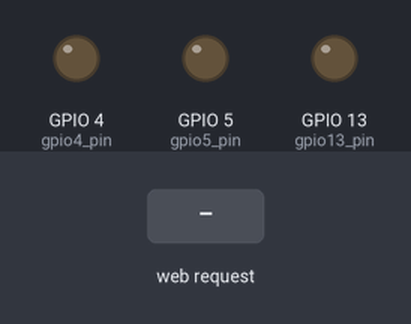
A sketch run on a simulated ESP8266 (NodeMCU). Shown: output pins drawn as LEDs (lit = HIGH). The test bench sets the inputs (shaded band). WiFi joins after 1.5 s; servers stay silent unless stated; what the sketch prints to the serial monitor is not drawn.

Above: at 3.7 s.
3.8 s: HTTP request GET /LED1On received
At 5.0 s:
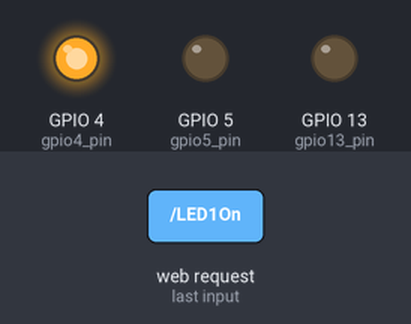
5.3 s: HTTP request GET /LED2On received
At 6.1 s:
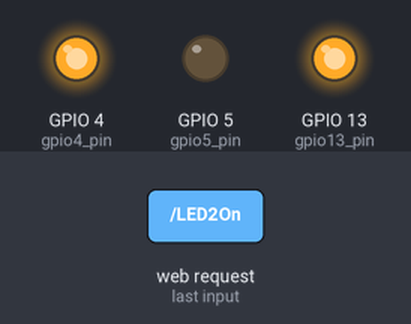
6.8 s: HTTP request GET /LED1Off received
At 7.3 s:
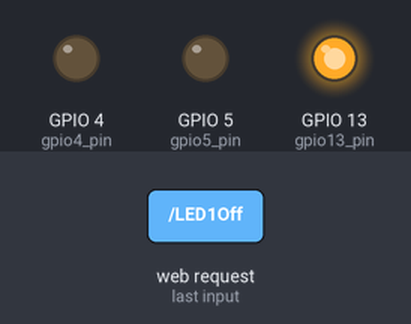
8.3 s: HTTP request GET /LED2Off received
At 9.6 s:
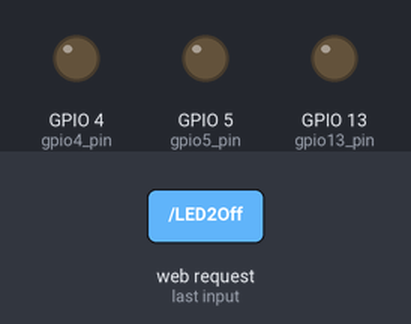
Timing chart, 0 to 10.8 s (numbered marks = the images above; inputs shaded):
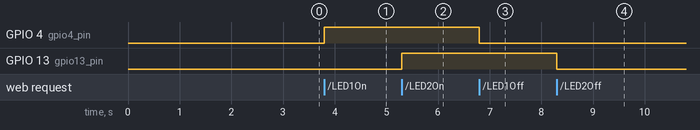

The sketch:

espwifiServer.ino
```cpp
#include <ESP8266WiFi.h>
#include <WiFiClient.h>
#include <ESP8266WebServer.h>
#include <ESP8266mDNS.h>

MDNSResponder mdns;

// Replace with your network credentials
const char* ssid = "Connectify-SAM";
const char* password = "BFORBALL";

ESP8266WebServer server(80);

String webPage = "";

int gpio13_pin = 13;
int gpio4_pin = 4;
int gpio5_pin = 5;

void setup(void){
  webPage += "<h1>My Web Server</h1><p>LED #1 <a href=\"LED1On\"><button>ON</button></a>&nbsp;<a href=\"LED1Off\"><button>OFF</button></a></p>";
  webPage += "<p>LED #2 <a href=\"LED2On\"><button>ON</button></a>&nbsp;<a href=\"LED2Off\"><button>OFF</button></a></p>";
  webPage += "<p> Fan Control <a href =\"FanHigh\"><button>HIGH</a>&nbsp;<a href=\"FanMedium\"><button>Medium</button></a>&nbsp;<a href=\"FanLow\"><button>Low</button></a></p>";


  // preparing GPIOs
  //pinMode(LED_BUILTIN, OUTPUT);
  //digitalWrite(LED_BUILTIN, LOW);
  pinMode(gpio4_pin, OUTPUT);
  digitalWrite(gpio4_pin, LOW);
  pinMode(gpio13_pin, OUTPUT);
  digitalWrite(gpio13_pin, LOW);
  pinMode(gpio5_pin,OUTPUT);
  analogWrite(gpio5_pin,0);
  delay(1000);
  Serial.begin(115200);
  WiFi.begin(ssid,password);
  Serial.println("");

  // Wait for connection
  while (WiFi.status() != WL_CONNECTED) {
    delay(500);
    Serial.print(".");
  }
  Serial.println("");
  Serial.print("Connected to ");
  Serial.println(ssid);
  Serial.print("IP address: ");
  Serial.println(WiFi.localIP());

  if (mdns.begin("esp8266", WiFi.localIP())) {
    Serial.println("MDNS responder started");
  }

  server.on("/", [](){
    server.send(200, "text/html", webPage);
  });

  server.on("/LED1On", [](){
    server.send(200, "text/html", webPage);
    digitalWrite(gpio4_pin, HIGH);
    Serial.println("ook");
    delay(1000);
  });
  server.on("/LED1Off", [](){
    server.send(200, "text/html", webPage);
    digitalWrite(gpio4_pin, LOW);
    Serial.println("ok");
    delay(1000);
  });
  server.on("/LED2On", [](){
    server.send(200, "text/html", webPage);
    digitalWrite(gpio13_pin, HIGH);
    delay(1000);
  });
  server.on("/LED2Off", [](){
    server.send(200, "text/html", webPage);
    digitalWrite(gpio13_pin, LOW);
    delay(1000);
  });
  server.begin();
  Serial.println("HTTP server started");
}

void loop(void){
  server.handleClient();
}
```

Measured:
- after the input at 3.8 s, GPIO 4 (gpio4_pin): LOW → HIGH at once
- after the input at 5.3 s, GPIO 13 (gpio13_pin): LOW → HIGH at once
- after the input at 6.8 s, GPIO 4 (gpio4_pin): HIGH → LOW at once
- after the input at 8.3 s, GPIO 13 (gpio13_pin): HIGH → LOW at once
